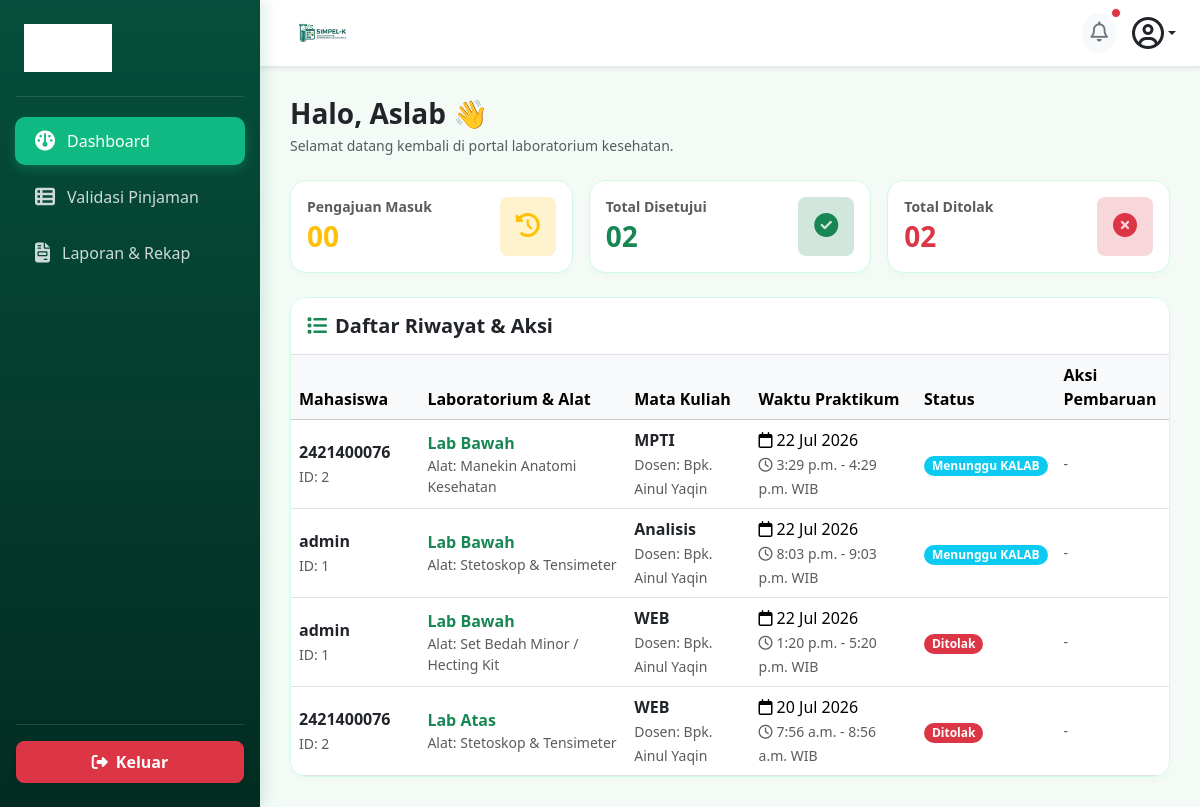
The app's page /aslab/dashboard/ (signed in) with its own data.
### core_auth/models.py (models this page shows, shortened)
class User(AbstractUser):
    ROLE_CHOICES = [
        ('mahasiswa', 'Mahasiswa/PJMK'),
        ('aslab', 'Asisten Laboratorium'),
        ('kaleb', 'Kepala Laboratorium'),
    ]
    role = models.CharField(max_length=20, choices=ROLE_CHOICES, default='mahasiswa')
    nim = models.CharField(max_length=20, blank=True, null=True, unique=True)
    prodi = models.CharField(max_length=50, blank=True, null=True)
    no_hp = models.CharField(max_length=15, blank=True, null=True)

class Peminjaman(models.Model):
    STATUS_CHOICES = [
        ('pending', 'Menunggu Validasi ASLAB'),
        ('verified', 'Menunggu Persetujuan KALAB'),
        ('disetujui', 'Disetujui / Jadwal Dikunci'),
        ('ditolak', 'Ditolak'),
        ('selesai', 'Selesai / Sudah Dikembalikan'),
    ]
    mahasiswa = models.ForeignKey(settings.AUTH_USER_MODEL, on_delete=models.CASCADE, related_name='peminjaman_mahasiswa')
    ruang_lab = models.ForeignKey(RuangLab, on_delete=models.CASCADE)
    alat_bahan = models.ForeignKey(AlatBahan, on_delete=models.PROTECT)
    keperluan = models.TextField()
    nama_dosen = models.CharField(max_length=100)
    mata_kuliah = models.CharField(max_length=100)
    tanggal_pinjam = models.DateField()
    wkt_mulai = models.TimeField()
    wkt_akhir = models.TimeField()
    status = models.CharField(max_length=20, choices=STATUS_CHOICES, default='pending')
    di_validasi_oleh = models.ForeignKey(
        settings.AUTH_USER_MODEL,
        on_delete=models.SET_NULL,
        blank=True,
        null=True,
        related_name='aslab_verifikator'
    )
    tgl_pengajuan = models.DateTimeField(auto_now_add=True)
    catatan_tolak = models.TextField(blank=True, null=True)

class RuangLab(models.Model):
    nama_ruang = models.CharField(max_length=100)
    kapasitas = models.IntegerField()
    deskripsi = models.TextField(blank=True, null=True)

class AlatBahan(models.Model):
    nama_alat = models.CharField(max_length=100)
    stok_tersedia = models.IntegerField(default=0)
    satuan = models.CharField(max_length=20, default='Pcs')

### aslab/views.py (the view)
# urls.py: path('dashboard/', views.dashboard_aslab, name='dashboard'),
@login_required(login_url='core_auth:login')
def dashboard_aslab(request):
    semua_peminjaman = Peminjaman.objects.all().order_by('-tanggal_pinjam')
    total_masuk = Peminjaman.objects.filter(status__in=['pending', 'pengembalian_diajukan']).count()
    total_disetujui = Peminjaman.objects.filter(status__in=['verified', 'disetujui', 'selesai']).count()
    total_ditolak = Peminjaman.objects.filter(status='ditolak').count()
    context = {
        'semua_peminjaman': semua_peminjaman,
        'total_masuk': total_masuk,
        'total_disetujui': total_disetujui,
        'total_ditolak': total_ditolak,
    }
    return render(request, 'aslab/dashboard.html', context)

### aslab/templates/aslab/dashboard.html (shortened to what this page needs)
{% load static %}
<!DOCTYPE html>
<html lang="id">
<head>
    <link href="https://cdn.jsdelivr.net/npm/bootstrap@5.3.2/dist/css/bootstrap.min.css" rel="stylesheet">
    <link rel="stylesheet" href="https://cdnjs.cloudflare.com/ajax/libs/font-awesome/6.4.2/css/all.min.css">
</head>
<body>
    <div class="sidebar d-flex flex-column justify-content-between py-4" id="sidebarMenu">
        <div>
            <div class="px-4 mb-4 text-white d-flex align-items-center justify-content-between">
                <div class="d-flex align-items-center gap-2">
                    <img src="{% static 'images/logo.png' %}" alt="Logo TATA LAB" style="height: 48px; width: auto; filter: brightness(0) invert(1);">
                </div>
            </div>
            <hr class="text-white-50 mx-3">
            <ul class="nav nav-pills flex-column mb-auto">
                <li class="nav-item">
                    <a href="{% url 'aslab:dashboard' %}" class="nav-link active">
                        <i class="fa-solid fa-gauge fs-5"></i> Dashboard
                    </a>
                </li>
                <li class="nav-item">
                    <a href="{% url 'aslab:dashboard' %}" class="nav-link">
                        <i class="fa-solid fa-table-list fs-5"></i> Validasi Pinjaman
                    </a>
                </li>
                <li class="nav-item">
                    <a href="{% url 'aslab:laporan' %}" class="nav-link">
                        <i class="fa-solid fa-file-invoice fs-5"></i> Laporan & Rekap
                    </a>
                </li>
            </ul>
        </div>
        <div class="px-3">
            <hr class="text-white-50 mb-3">
            <a href="/auth/logout/" class="btn btn-danger w-100 py-2 rounded-3 fw-bold d-flex align-items-center justify-content-center gap-2 shadow-sm">
                <i class="fa-solid fa-right-from-bracket"></i> Keluar
            </a>
        </div>
    </div>
    <div class="main-content">
        <div class="top-header-bar d-flex align-items-center justify-content-between shadow-sm">
            <div class="d-flex align-items-center gap-3">
                <img src="{% static 'images/logo.png' %}" alt="SIMPEL-K" style="height: 42px; width: auto;">
            </div>
            <div class="d-flex align-items-center gap-3">
                <button class="btn btn-light rounded-circle border-0 p-2 position-relative" type="button">
                    <i class="fa-regular fa-bell fs-5 text-secondary"></i>
                    <span class="position-absolute top-0 start-100 translate-middle p-1 bg-danger border border-light rounded-circle"></span>
                </button>
                <div class="dropdown">
                    <a href="#" class="d-flex align-items-center text-dark text-decoration-none dropdown-toggle" id="dropdownUser" data-bs-toggle="dropdown" aria-expanded="false">
                        <i class="fa-regular fa-circle-user fs-2 text-dark"></i>
                    </a>
                </div>
            </div>
        </div>
        <div class="mb-4">
            <h3 class="fw-bold text-dark mb-1">Halo, {{ request.user.first_name|default:"Aslab" }} 👋</h3>
            <p class="text-muted small mb-0">Selamat datang kembali di portal laboratorium kesehatan.</p>
        </div>
        <div class="row g-3 mb-4">
            <div class="col-12 col-sm-4">
                <div class="card card-custom p-3 bg-white">
                    <div class="d-flex align-items-center justify-content-between">
                        <div>
                            <h6 class="text-muted fw-bold mb-1 small">Pengajuan Masuk</h6>
                            <h3 class="fw-bold text-warning mb-0">{{ total_masuk|stringformat:"02d" }}</h3>
                        </div>
                        <div class="bg-warning-subtle text-warning p-3 rounded-3">
                            <i class="fa-solid fa-clock-rotate-left fs-4"></i>
                        </div>
                    </div>
                </div>
            </div>
            <div class="col-12 col-sm-4">
                <div class="card card-custom p-3 bg-white">
                    <div class="d-flex align-items-center justify-content-between">
                        <div>
                            <h6 class="text-muted fw-bold mb-1 small">Total Disetujui</h6>
                            <h3 class="fw-bold text-success mb-0">{{ total_disetujui|stringformat:"02d" }}</h3>
                        </div>
                        <div class="bg-success-subtle text-success p-3 rounded-3">
                            <i class="fa-solid fa-circle-check fs-4"></i>
                        </div>
                    </div>
                </div>
            </div>
            <div class="col-12 col-sm-4">
                <div class="card card-custom p-3 bg-white">
                    <div class="d-flex align-items-center justify-content-between">
                        <div>
                            <h6 class="text-muted fw-bold mb-1 small">Total Ditolak</h6>
                            <h3 class="fw-bold text-danger mb-0">{{ total_ditolak|stringformat:"02d" }}</h3>
                        </div>
                        <div class="bg-danger-subtle text-danger p-3 rounded-3">
                            <i class="fa-solid fa-circle-xmark fs-4"></i>
                        </div>
                    </div>
                </div>
            </div>
        </div>
        <div class="card card-custom bg-white overflow-hidden">
            <div class="card-header bg-white border-bottom py-3">
                <h5 class="fw-bold mb-0 text-dark"><i class="fa-solid fa-list me-2 text-success"></i>Daftar Riwayat & Aksi</h5>
            </div>
            <div class="table-responsive">
                <table class="table table-hover align-middle mb-0" style="min-width: 800px;">
                    <thead class="table-light">
                        <tr>
                            <th style="width: 15%;">Mahasiswa</th>
                            <th style="width: 25%;">Laboratorium & Alat</th>
                            <th style="width: 15%;">Mata Kuliah</th>
                            <th style="width: 20%;">Waktu Praktikum</th>
                            <th style="width: 12%;">Status</th>
                            <th style="width: 13%;">Aksi Pembaruan</th>
                        </tr>
                    </thead>
                    <tbody>
                        {% for pinjam in semua_peminjaman %}
                        <tr>
                            <td>
                                <div class="fw-bold text-dark">{{ pinjam.mahasiswa.username }}</div>
                                <small class="text-muted">ID: {{ pinjam.mahasiswa.id }}</small>
                            </td>
                            <td>
                                <div class="fw-bold text-success">{{ pinjam.ruang_lab.nama_ruang }}</div>
                                <small class="text-muted d-block">Alat: {{ pinjam.alat_bahan.nama_alat }}</small>
                            </td>
                            <td>
                                <div class="fw-bold text-dark">{{ pinjam.mata_kuliah }}</div>
                                <small class="text-muted">
                                    Dosen: {{ pinjam.dosen|default:pinjam.nama_dosen|default:"-" }}
                                </small>
                            </td>
                            <td>
                                <div><i class="fa-regular fa-calendar me-1"></i>{{ pinjam.tanggal_pinjam|date:"d M Y" }}</div>
                                <small class="text-muted"><i class="fa-regular fa-clock me-1"></i>{{ pinjam.wkt_mulai }} - {{ pinjam.wkt_akhir }} WIB</small>
                            </td>
                            <td>
                                {% if pinjam.status == 'pending' %}
                                <span class="badge bg-warning text-dark px-2 py-1 rounded-pill small">Menunggu ASLAB</span>
                                {% elif pinjam.status == 'verified' %}
                                <span class="badge bg-info text-white px-2 py-1 rounded-pill small">Menunggu KALAB</span>
                                {% elif pinjam.status == 'disetujui' %}
                                <span class="badge bg-success px-2 py-1 rounded-pill small">Disetujui</span>
                                {% elif pinjam.status == 'pengembalian_diajukan' %}
                                <span class="badge bg-warning text-dark px-2 py-1 rounded-pill small">Ajukan Pengembalian</span>
                                {% elif pinjam.status == 'selesai' %}
                                <span class="badge bg-primary px-2 py-1 rounded-pill small">Selesai</span>
                                {% else %}
                                <span class="badge bg-danger px-2 py-1 rounded-pill small">Ditolak</span>
                                {% endif %}
                            </td>
                            <td>
                                <div class="btn-action-group">
                                    {% if pinjam.status == 'pending' %}
                                    <a href="{% url 'aslab:verifikasi' pinjam.id 'verifikasi' %}"
                                        class="btn btn-success btn-action"
                                        onclick="return confirm('Verifikasi peminjaman ini ke KALAB?');">
                                        <i class="fa-solid fa-check"></i> Verifikasi
                                    </a>
                                    <a href="{% url 'aslab:verifikasi' pinjam.id 'tolak' %}"
                                        class="btn btn-danger btn-action"
                                        onclick="return confirm('Yakin ingin MENOLAK peminjaman ini?');">
                                        <i class="fa-solid fa-xmark"></i> Tolak
                                    </a>
                                    {% elif pinjam.status == 'pengembalian_diajukan' %}
                                    <a href="{% url 'aslab:verifikasi' pinjam.id 'selesai' %}"
                                        class="btn btn-primary btn-action"
                                        onclick="return confirm('Konfirmasi bahwa alat/lab sudah selesai dikembalikan?');">
                                        <i class="fa-solid fa-box-archive"></i> Selesai
                                    </a>
                                    {% else %}
                                    <span class="text-muted small italic">-</span>
                                    {% endif %}
                                </div>
                            </td>
                        </tr>
                        {% empty %}
                        <tr>
                            <td colspan="6" class="text-center py-4 text-muted">Belum ada data pengajuan peminjaman laboratorium.</td>
                        </tr>
                        {% endfor %}
                    </tbody>
                </table>
            </div>
        </div>
    </div>
</body>
</html>

### aslab/templates/aslab/dashboard.html (style rules this page uses)
:root { --primary-green: #10b981; --dark-green: #065f46; --emerald-gradient: linear-gradient(135deg, #064e3b 0%, #047857 100%); --sidebar-gradient: linear-gradient(180deg, #064e3b 0%, #022c22 100%); --light-bg: #f4fbf7; }
body { background-color: var(--light-bg); font-family: 'Segoe UI', Tahoma, Geneva, Verdana, sans-serif; overflow-x: hidden; color: #1e293b; }
.sidebar { position: fixed; top: 0; bottom: 0; left: 0; z-index: 1040; width: 260px; background: var(--sidebar-gradient); box-shadow: 4px 0 15px rgba(4, 120, 87, 0.15); transition: transform 0.3s ease; }
.sidebar .nav-link { font-weight: 500; color: rgba(255, 255, 255, 0.8); padding: 12px 20px; margin: 4px 15px; border-radius: 10px; display: flex; align-items: center; gap: 12px; transition: all 0.2s; }
.sidebar .nav-link.active { color: #fff; background: #10b981; box-shadow: 0 4px 12px rgba(16, 185, 129, 0.3); }
.main-content { margin-left: 260px; padding: 30px; min-height: 100vh; transition: margin-left 0.3s ease; }
.top-header-bar { background-color: #ffffff; border-bottom: 1px solid #e2e8f0; padding: 12px 24px; margin: -30px -30px 30px -30px; }
.card-custom { border: 1px solid #d1fae5; box-shadow: 0 4px 6px -1px rgba(6, 95, 70, 0.03); border-radius: 16px; }
.btn-action-group { display: flex; gap: 6px; align-items: center; flex-wrap: wrap; }

### records on screen
User: user.first_name "Aslab"
Peminjaman: mahasiswa.username "2421400076", mahasiswa.id "2", ruang_lab.nama_ruang "Lab Bawah", alat_bahan.nama_alat "Manekin Anatomi Kesehatan", mata_kuliah "MPTI", dosen "Bpk. Ainul Yaqin", tanggal_pinjam "22 Jul 2026", wkt_mulai "3:29 p.m.", wkt_akhir "4:29 p.m.", status "Menunggu KALAB"
Peminjaman: mahasiswa.username "admin", mahasiswa.id "1", ruang_lab.nama_ruang "Lab Bawah", alat_bahan.nama_alat "Stetoskop & Tensimeter", mata_kuliah "Analisis", dosen "Bpk. Ainul Yaqin", tanggal_pinjam "22 Jul 2026", wkt_mulai "8:03 p.m.", wkt_akhir "9:03 p.m.", status "Menunggu KALAB"
Peminjaman: mahasiswa.username "admin", mahasiswa.id "1", ruang_lab.nama_ruang "Lab Bawah", alat_bahan.nama_alat "Set Bedah Minor / Hecting Kit", mata_kuliah "WEB", dosen "Bpk. Ainul Yaqin", tanggal_pinjam "22 Jul 2026", wkt_mulai "1:20 p.m.", wkt_akhir "5:20 p.m.", status "Ditolak"
Peminjaman: mahasiswa.username "2421400076", mahasiswa.id "2", ruang_lab.nama_ruang "Lab Atas", alat_bahan.nama_alat "Stetoskop & Tensimeter", mata_kuliah "WEB", dosen "Bpk. Ainul Yaqin", tanggal_pinjam "20 Jul 2026", wkt_mulai "7:56 a.m.", wkt_akhir "8:56 a.m.", status "Ditolak"

### other values on screen
{{ total_masuk|stringformat:"02d" }} "00"
{{ total_disetujui|stringformat:"02d" }} "02"
{{ total_ditolak|stringformat:"02d" }} "02"
